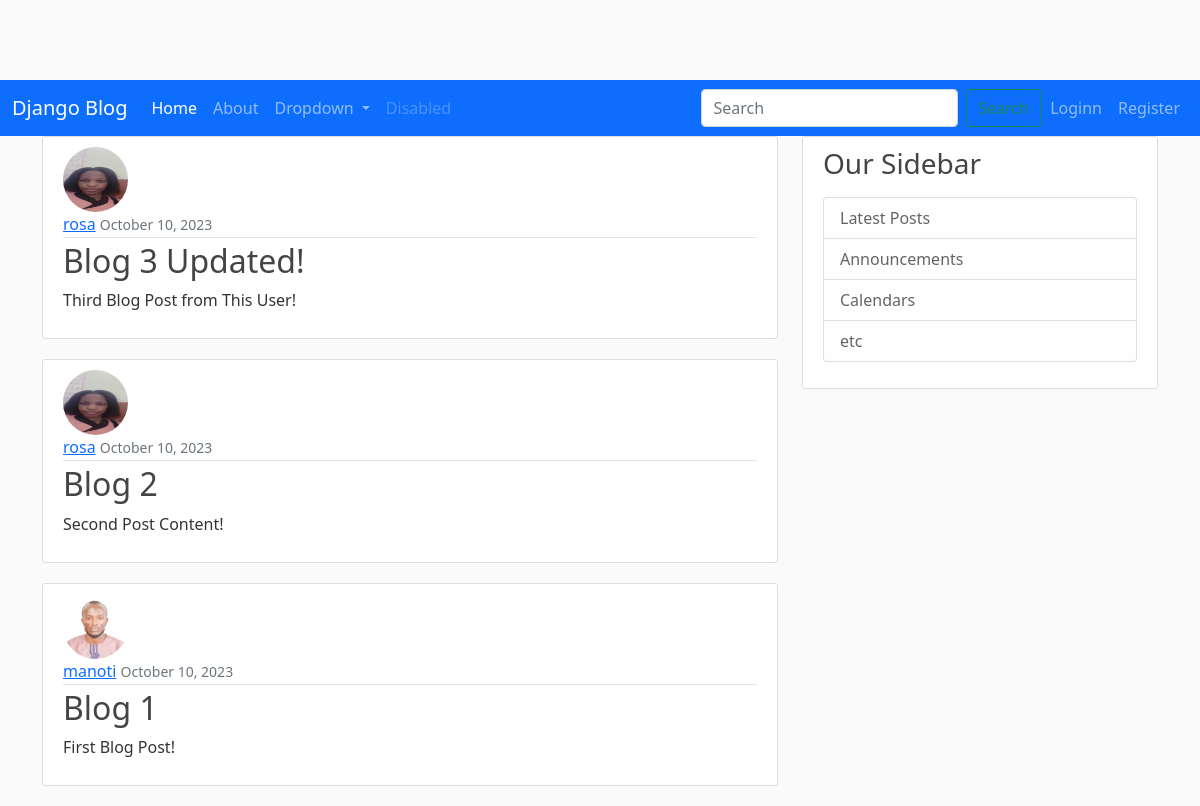
The app's page /, older data.
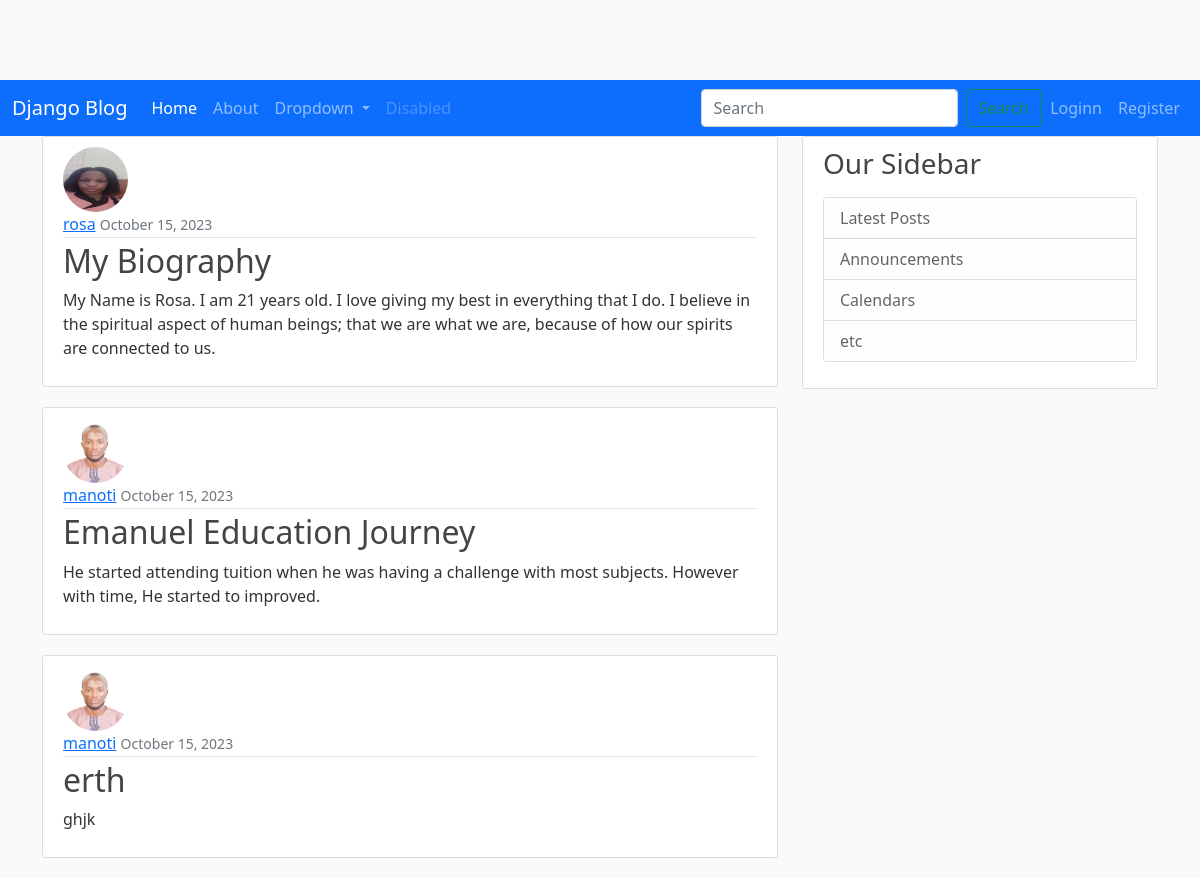
The same page, newer data.
### myblog/models.py (models this page shows, shortened)
class Post(models.Model):
    title = models.CharField(max_length=100)
    content = models.TextField()
    date_posted = models.DateTimeField(default=timezone.now)
    author = models.ForeignKey(User, on_delete=models.CASCADE)

### users/models.py (models this page shows, shortened)
class Profile(models.Model):
    user = models.OneToOneField(User, on_delete=models.CASCADE)
    image = models.ImageField(default='default.jpg', upload_to='profile_pics')

### myblog/views.py (the view)
# urls.py: path('', PostListView.as_view(), name='myblog-home'),
class PostListView(ListView):
    model = Post
    template_name = "myblog/home.html"  # <app>/<model>_<viewtype>.html
    context_object_name = 'posts'
    ordering = ['-date_posted']
    paginate_by = 3

### myblog/templates/myblog/home.html
{% extends "myblog/base.html" %}
{% block content %}
    {% for post in posts %}
        <article class="media content-section">
          <img class='rounded-circle article-img' src='{{ post.author.profile.image.url }}'>
          <div class="media-body">
            <div class="article-metadata">
              <a class="mr-2" href="#">{{ post.author }}</a>
              <small class="text-muted">{{ post.date_posted|date:"F d, Y" }}</small>
            </div>
            <h2><a class="article-title" href="{% url 'post-detail' post.id %}">{{ post.title }}</a></h2>
            <p class="article-content">{{ post.content }}</p>
          </div>
        </article>
    {% endfor %}
{% endblock content %}

Row changes from the older to the newer data that the page shows:
no longer on this page (row unchanged): Post: author.profile.image (picture), author "rosa", date_posted "October 10, 2023", title "Blog 3 Updated!", content "Third Blog Post from This User!"
no longer on this page (row unchanged): Post: author.profile.image (picture), author "rosa", date_posted "October 10, 2023", title "Blog 2", content "Second Post Content!"
no longer on this page (row unchanged): Post: author.profile.image (picture), author "manoti", date_posted "October 10, 2023", title "Blog 1", content "First Blog Post!"
added Post: author.profile.image (picture), author "rosa", date_posted "October 15, 2023", title "My Biography", content "My Name is Rosa. I am 21 years old. I love giving my best in everything that I do. I believe in the spiritual aspect of human beings; that we are what we are, because of how our spirits are connected to us."
added Post: author.profile.image (picture), author "manoti", date_posted "October 15, 2023", title "Emanuel Education Journey", content "He started attending tuition when he was having a challenge with most subjects. However with time, He started to improved."
added Post: author.profile.image (picture), author "manoti", date_posted "October 15, 2023", title "erth", content "ghjk"
